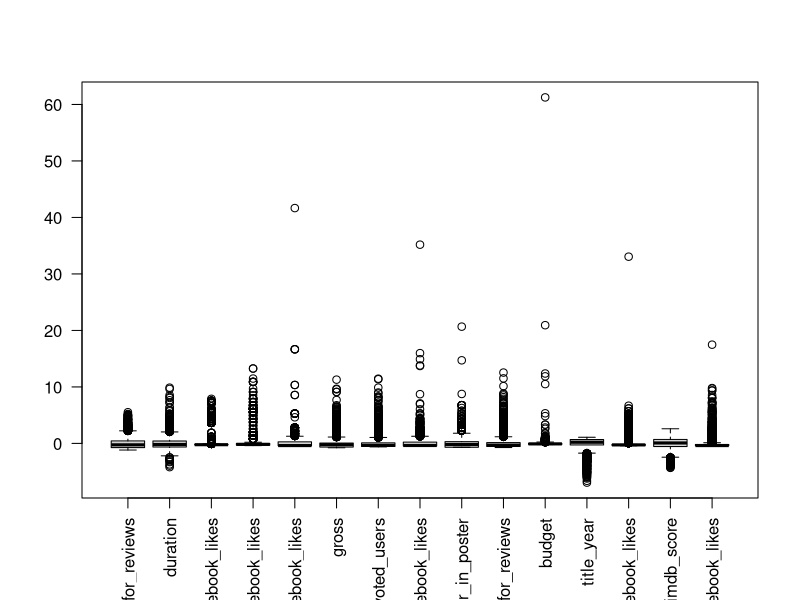

Source code (R): (Note: this script raises an error after producing the figure.)
#Data
imdbData_Clean <- read.csv("Data/Clean IMDb Data.csv")
numData <- imdbData_Clean[sapply(imdbData_Clean, function(x) is.numeric(x))]
str(numData)

#Boxplots
boxplot(scale(numData), las = 2)

#PC Analysis
imdbData_Clean <- read.csv("Clean IMDb Data.csv")
imputed_data <- imdbData_Clean
gross_cat <- rep(NA, nrow(imdbData_Clean))
imputed_data <- cbind(imputed_data,gross_cat)
low <- 0
med <- quantile(imputed_data$gross, 0.33)
high <- quantile(imputed_data$gross, 0.66)
for(i in 1:nrow(imdbData_Clean)){
  if(is.na(imputed_data$gross[i])){
    imputed_data$gross_cat[i] = 'black'
  }
  else if(imputed_data$gross[i] >= low & imputed_data$gross[i] < med){
    imputed_data$gross_cat[i] = 'green'
  }
  else if(imputed_data$gross[i] >= med & imputed_data$gross[i] < high){
    imputed_data$gross_cat[i] = 'blue'
  }
  else if(imputed_data$gross[i] >= high){
    imputed_data$gross_cat[i] = 'red'
  }
}

plot(pmovie$scores[, 1], pmovie$scores[, 2],
     ylim = range(-10,8),
     xlab = "PC1", ylab = "PC2", cex=0.6, lwd = 2, type = 'p',
     col = imputed_data$gross_cat, pch = 16
)



#same again only for critics reviews 
critics_review_cat <- rep(NA, nrow(imdbData_Clean))
imputed_data <- cbind(imputed_data,critics_review_cat)
low <- 0
med <- quantile(imputed_data$num_critic_for_reviews, 0.33)
high <- quantile(imputed_data$num_critic_for_reviews, 0.66)
for(i in 1:nrow(imdbData_Clean)){
  if(is.na(imputed_data$num_critic_for_reviews[i])){
    imputed_data$critics_review_cat[i] = 'black'
  }
  else if(imputed_data$num_critic_for_reviews[i] >= low & imputed_data$num_critic_for_reviews[i] < med){
    imputed_data$critics_review_cat[i] = 'green'
  }
  else if(imputed_data$num_critic_for_reviews[i] >= med & imputed_data$num_critic_for_reviews[i] < high){
    imputed_data$critics_review_cat[i] = 'blue'
  }
  else if(imputed_data$num_critic_for_reviews[i] >= high){
    imputed_data$critics_review_cat[i] = 'red'
  }
}

plot(pmovie$scores[, 1], pmovie$scores[, 2],
     ylim = range(-10,5),
     xlim = range(-5,6),
     xlab = "PC1", ylab = "PC2", cex=0.8, lwd = 2, type = 'p',
     col = imputed_data$critics_review_cat, pch = 16
)


movie_fb_cat <- rep(NA, nrow(imdbData_Clean))
imputed_data <- cbind(imputed_data, movie_fb_cat)
for(i in 1:nrow(imdbData_Clean)){
  if(imputed_data$movie_facebook_likes[i] == 0){
    imputed_data$movie_fb_cat[i] = 'black'
  }
  else if(imputed_data$movie_facebook_likes[i] != 0){
    imputed_data$movie_fb_cat[i] = 'red'
  }
}

plot(pmovie$scores[, 1], pmovie$scores[, 2],
     ylim = range(-10,5),
     xlim = range(-5,6),
     xlab = "PC1", ylab = "PC2", cex=0.8, lwd = 2, type = 'p',
     col = imputed_data$movie_fb_cat, pch = 16
)



num_users_cat <- rep(NA, nrow(imdbData_Clean))
imputed_data <- cbind(imputed_data,num_users_cat)
low <- 0
med <- quantile(imputed_data$num_user_for_reviews, 0.33)
high <- quantile(imputed_data$num_user_for_reviews, 0.66)
for(i in 1:nrow(imdbData_Clean)){
  if(is.na(imputed_data$num_user_for_reviews[i])){
    imputed_data$num_users_cat[i] = 'black'
  }
  else if(imputed_data$num_user_for_reviews[i] >= low & imputed_data$num_user_for_reviews[i] < med){
    imputed_data$num_users_cat[i] = 'green'
  }
  else if(imputed_data$num_user_for_reviews[i] >= med & imputed_data$num_user_for_reviews[i] < high){
    imputed_data$num_users_cat[i] = 'blue'
  }
  else if(imputed_data$num_user_for_reviews[i] >= high){
    imputed_data$num_users_cat[i] = 'red'
  }
}

plot(pmovie$scores[, 1], pmovie$scores[, 2],
     ylim = range(-10,5),
     xlim = range(-5,6),
     xlab = "PC1", ylab = "PC2", cex=0.6, lwd = 2, type = 'p',
     col = imputed_data$num_users_cat, pch = 16
)


num_voters_cat <- rep(NA, nrow(imdbData_Clean))
imputed_data <- cbind(imputed_data,num_voters_cat)
low <- 0
med <- quantile(imputed_data$num_voted_users, 0.33)
high <- quantile(imputed_data$num_voted_users, 0.66)
for(i in 1:nrow(imdbData_Clean)){
  if(is.na(imputed_data$num_voted_users[i])){
    imputed_data$num_voters_cat[i] = 'black'
  }
  else if(imputed_data$num_voted_users[i] >= low & imputed_data$num_voted_users[i] < med){
    imputed_data$num_voters_cat[i] = 'green'
  }
  else if(imputed_data$num_voted_users[i] >= med & imputed_data$num_voted_users[i] < high){
    imputed_data$num_voters_cat[i] = 'blue'
  }
  else if(imputed_data$num_voted_users[i] >= high){
    imputed_data$num_voters_cat[i] = 'red'
  }
}

# fancycolour plot ----------
legend.col <- function(col, lev){
  
  opar <- par
  
  n <- length(col)
  
  bx <- par("usr")
  
  box.cx <- c(bx[2] + (bx[2] - bx[1]) / 1000,
              bx[2] + (bx[2] - bx[1]) / 1000 + (bx[2] - bx[1]) / 50)
  box.cy <- c(bx[3], bx[3])
  box.sy <- (bx[4] - bx[3]) / n
  
  xx <- rep(box.cx, each = 2)
  
  par(xpd = TRUE)
  for(i in 1:n){
    
    yy <- c(box.cy[1] + (box.sy * (i - 1)),
            box.cy[1] + (box.sy * (i)),
            box.cy[1] + (box.sy * (i)),
            box.cy[1] + (box.sy * (i - 1)))
    polygon(xx, yy, col = col[i], border = col[i])
    
  }
  par(new = TRUE)
  plot(0, 0, type = "n",
       ylim = c(min(lev), max(lev)),
       yaxt = "n", ylab = "",
       xaxt = "n", xlab = "",
       frame.plot = FALSE)
  axis(side = 4, las = 2, tick = FALSE, line = .01, cex.axis=0.5)
  par <- opar
}
colr <- rev(terrain.colors(100))
plot(pmovie$scores[, 1], pmovie$scores[, 2],
     ylim = range(-10,8),
     xlab = "PC1", ylab = "PC2", cex=0.6, lwd = 2, type = 'p',
     col = colr[as.numeric(cut(imputed_data$gross,breaks = 100))], pch = 16)
legend.col(col = colr, lev = imputed_data$gross)

